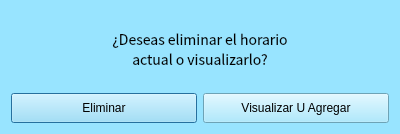
<?xml version="1.0" encoding="UTF-8"?>
<ui version="4.0">
 <class>Dialog</class>
 <widget class="QDialog" name="Dialog">
  <property name="geometry">
   <rect>
    <x>0</x>
    <y>0</y>
    <width>400</width>
    <height>134</height>
   </rect>
  </property>
  <property name="windowTitle">
   <string>Dialog</string>
  </property>
  <property name="styleSheet">
   <string notr="true">background-color:rgb(152, 228, 255);</string>
  </property>
  <layout class="QGridLayout" name="gridLayout">
   <item row="0" column="0" colspan="2">
    <widget class="QLabel" name="label">
     <property name="font">
      <font>
       <family>Noto Sans CJK JP</family>
       <pointsize>-1</pointsize>
      </font>
     </property>
     <property name="styleSheet">
      <string notr="true">font-size:14px;</string>
     </property>
     <property name="text">
      <string>¿Deseas eliminar el horario 
actual o visualizarlo?</string>
     </property>
     <property name="alignment">
      <set>Qt::AlignCenter</set>
     </property>
    </widget>
   </item>
   <item row="1" column="0">
    <widget class="QPushButton" name="bt_eliminar">
     <property name="sizePolicy">
      <sizepolicy hsizetype="Minimum" vsizetype="Fixed">
       <horstretch>0</horstretch>
       <verstretch>0</verstretch>
      </sizepolicy>
     </property>
     <property name="minimumSize">
      <size>
       <width>0</width>
       <height>30</height>
      </size>
     </property>
     <property name="styleSheet">
      <string notr="true">QPushButton{
background-color:#253b59;
color:white;
font-size:14px;
border-radius:15px;
}
QPushButton::Hover{
background-color:#637aa6;
}
font-size:15px;</string>
     </property>
     <property name="text">
      <string>Eliminar</string>
     </property>
    </widget>
   </item>
   <item row="1" column="1">
    <widget class="QPushButton" name="bt_view">
     <property name="minimumSize">
      <size>
       <width>0</width>
       <height>30</height>
      </size>
     </property>
     <property name="styleSheet">
      <string notr="true">QPushButton{
background-color:#253b59;
color:white;
font-size:14px;
border-radius:15px;
}
QPushButton::Hover{
background-color:#637aa6;
}
font-size:15px;</string>
     </property>
     <property name="text">
      <string>Visualizar U Agregar</string>
     </property>
    </widget>
   </item>
  </layout>
 </widget>
 <resources/>
 <connections/>
</ui>
